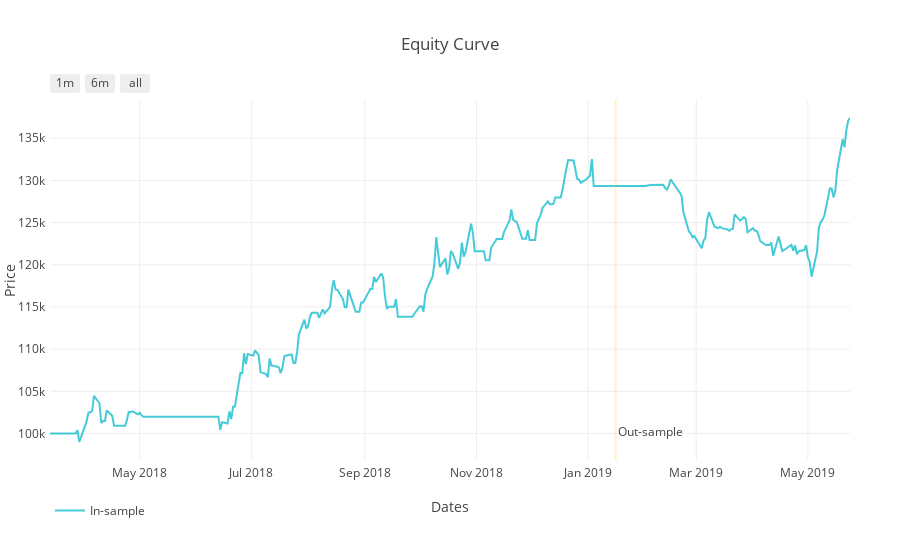

Notebook source saved alongside this figure:
### Code cell
limit =df_testing.index[1]
plot_ec = equity_curve1(df, limit, output_type='nb')
iplot(plot_ec)

### Figure 1 — Plotly figure (JSON) as saved in the notebook; plotly's stock layout.template omitted (floating-point values rounded to 4 significant figures; data arrays with more than 128 entries replaced by an {"elided": "..."} marker saying what was removed)
{"data": [{"line": {"color": "#17BECF"}, "name": "In-sample", "opacity": 0.8, "type": "scatter", "uid": "5f410eac-9689-4327-a037-0cca0175e25b", "x": {"elided": "303 str values"}, "y": {"elided": "303 int values"}}], "layout": {"annotations": [{"showarrow": false, "text": "Out-sample", "x": "2019-01-16", "xanchor": "left", "xref": "x", "y": 0.05, "yref": "paper"}], "autosize": true, "legend": {"orientation": "h"}, "margin": {"b": 100, "l": 50, "pad": 4, "r": 50, "t": 100}, "shapes": [{"fillcolor": "#d3d3d3", "line": {"color": "rgb(255,191,0)", "width": 2}, "opacity": 0.2, "type": "rect", "x0": "2019-01-16", "x1": "2019-01-16", "xref": "x", "y0": 0, "y1": 1, "yref": "paper"}], "showlegend": true, "title": {"text": "Equity Curve"}, "xaxis": {"range": ["2018-03-13", "2019-05-24"], "rangeselector": {"buttons": [{"count": 1, "label": "1m", "step": "month", "stepmode": "backward"}, {"count": 6, "label": "6m", "step": "month", "stepmode": "backward"}, {"step": "all"}]}, "title": {"text": "Dates"}, "type": "date"}, "yaxis": {"autorange": true, "range": [96860.0, 139500.0], "title": {"text": "Price"}, "type": "linear"}}}
